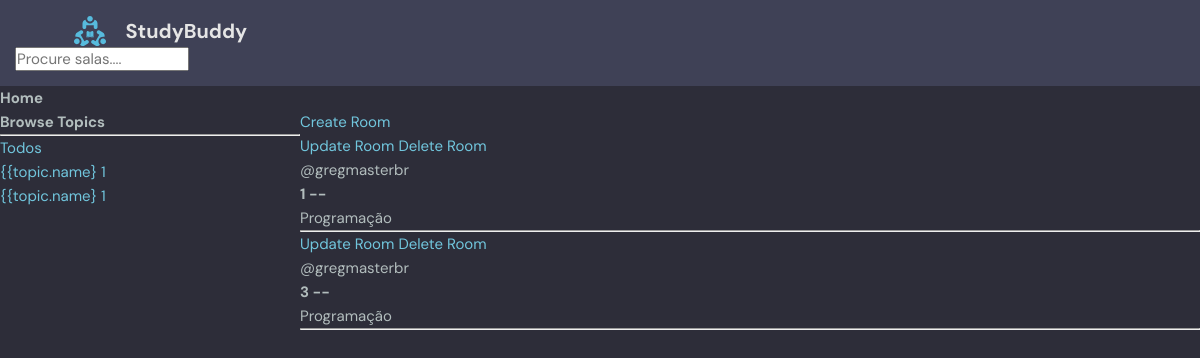
The app's page /?q=Programação with its own data.
### studybud/base/models.py (models this page shows, shortened)
class Topic(models.Model):
    name = models.CharField(max_length=200)
    def __str__(self):
        return self.name

class Room(models.Model):
    host = models.ForeignKey(User, on_delete=models.SET_NULL, null=True)
    topic = models.ForeignKey(Topic, on_delete=models.SET_NULL, null=True)
    name = models.CharField(max_length=200)
    description = models.TextField(null=True, blank=True)
    updated = models.DateTimeField(auto_now=True)
    created = models.DateTimeField(auto_now_add=True)
    class Meta:
        ordering = ['-updated', '-created']

### studybud/base/views.py (the view)
# urls.py: path('', views.home, name='home'),
def home(request):
    q = request.GET.get('q') if request.GET.get('q') != None else ''
    rooms = Room.objects.filter(
        Q(topic__name__icontains=q) |
        Q(name__icontains=q) |
        Q(description__icontains=q)
    )
    topics = Topic.objects.all()
    context = {'rooms':rooms,'topics':topics}
    return render(request,'base/home.html',context)

### studybud/base/templates/base/home.html (shortened to what this page needs)
{% extends 'main.html' %}
{% block content %}
<h1>Home</h1>
<div class="home-container">
    <div class="">
        <h3>Browse Topics</h3>
        <hr />
         <ul>
            <li><a  href="{% url 'home' %}" >Todos</a></li>
            {% for topic in topics %}
                <li><a  href="{% url 'home' %}?q={{topic.name}}" >{{topic.name} <span>1</span></a></li>
            {% endfor %}
         </ul>
    </div>
    <div>
        <a  href="{%  url 'create-room' %}">Create Room</a><br/>
        {% for room in rooms %}
        <div>
            <a  href="{%  url 'update-room' room.id %}">Update Room</a>
            <a  href="{%  url 'delete-room' room.id %}">Delete Room</a> <br />
            <span>@{{room.host.username}}</span>
            <h5>{{room.id}} -- <a href="{%  url 'room' room.id %}">{{topic.name}}</a></h5>
            <small>{{room.topic}}</small>
            <hr />
        </div>
        {% endfor %}
    </div>
</div>
{% endblock content %}

### studybud/base/static/styles/style.css (style rules this page uses)
:root { --color-main: #71c6dd; --color-main-light: #e1f6fb; --color-dark: #3f4156; --color-dark-medium: #51546e; --color-dark-light: #696d97; --color-light: #e5e5e5; --color-gray: #8b8b8b; --color-light-gray: #b2bdbd; --color-bg: #2d2d39; --color-success: #5dd693; --color-error: #fc4b0b; }
* { font-family: "DM Sans", -apple-system, BlinkMacSystemFont, "Segoe UI", Roboto, Oxygen, Ubuntu, Cantarell, "Open Sans", "Helvetica Neue", sans-serif; margin: 0; padding: 0; box-sizing: border-box; text-rendering: optimizeLegibility; font-size: inherit; }
html { font-size: 56.25%; }
@media only screen and (min-width: 1200px) { html { font-size: 62.5%; } }
body { line-height: 1.6; font-weight: 400; font-size: 1.5rem; color: var(--color-light-gray); background-color: var(--color-bg); min-height: 100vh; }
a { display: inline-block; color: var(--color-main); text-decoration: none; }

### studybud/base/templates/base/home.html (style rules this page uses)
.home-container { display:grid; grid-template-columns:1fr 3fr; }

### records on screen
Room: host.username "gregmasterbr", id "1", topic "Programação"
Room: host.username "gregmasterbr", id "3", topic "Programação"
